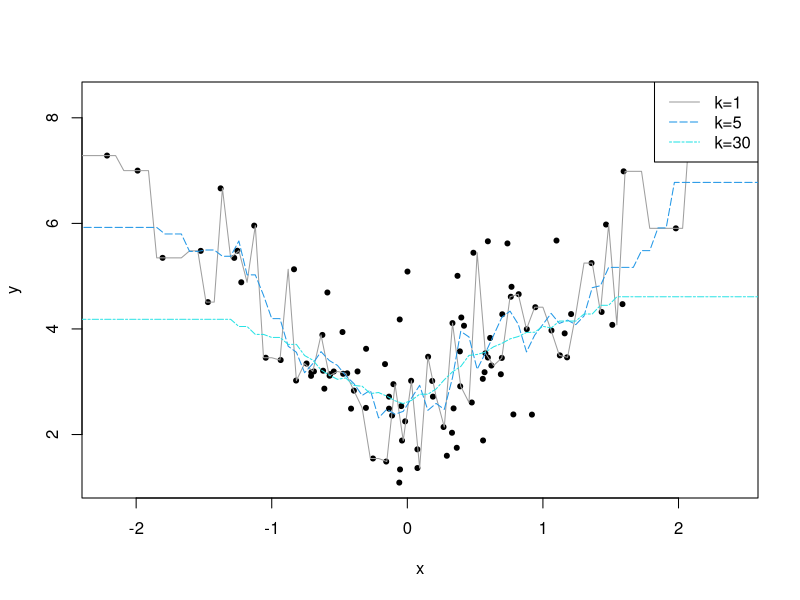

R code for this plot:
## KNN
library(FNN)
set.seed(1)
x <- sort(rnorm(100))
y<- 3+x^2 + rnorm(100)
eval.n = 100
eval.point = seq(-3,3, length= eval.n)
yhat=rep(0,eval.n)
plot(x,y,pch=20)
for (i in c(1,5,30)){
  idx.mat <- knnx.index(x,eval.point,k=i)
  for(j in 1:eval.n) yhat[j] <- mean(y[idx.mat[j,]])
  lines(eval.point, yhat, type='l', lty=i, col=i+7)
}
legend('topright', c("k=1",'k=5',"k=30"),col=c(8,12,37),lty=c(1,5,30))
